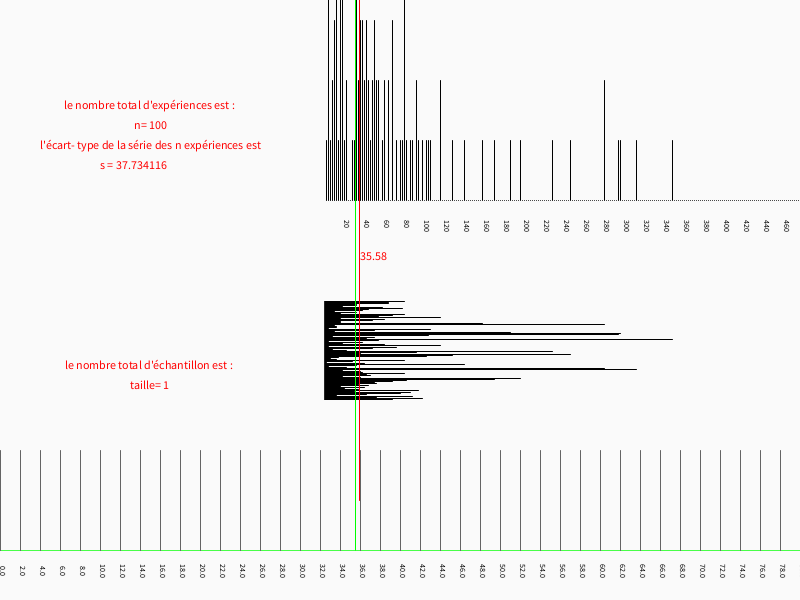
Frame 1 (no input)
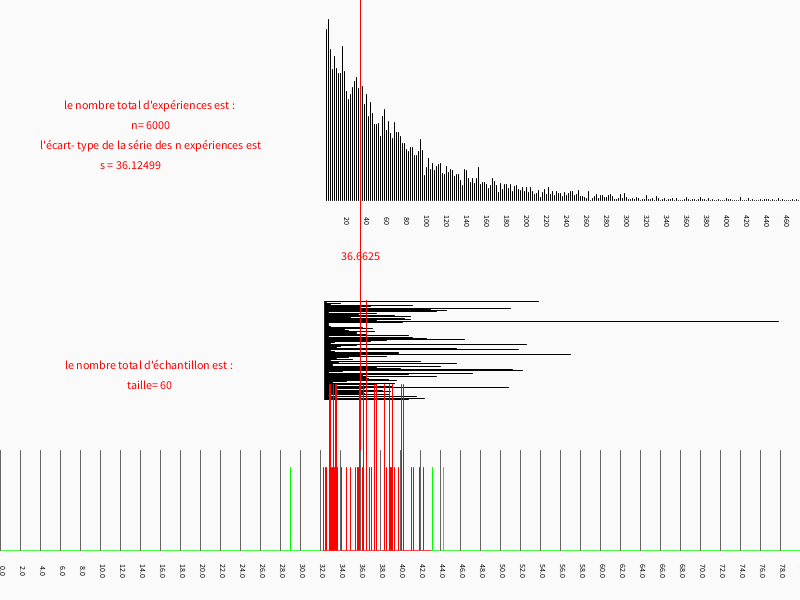
Frame 60 (the mouse pressed at the canvas centre just before this capture)
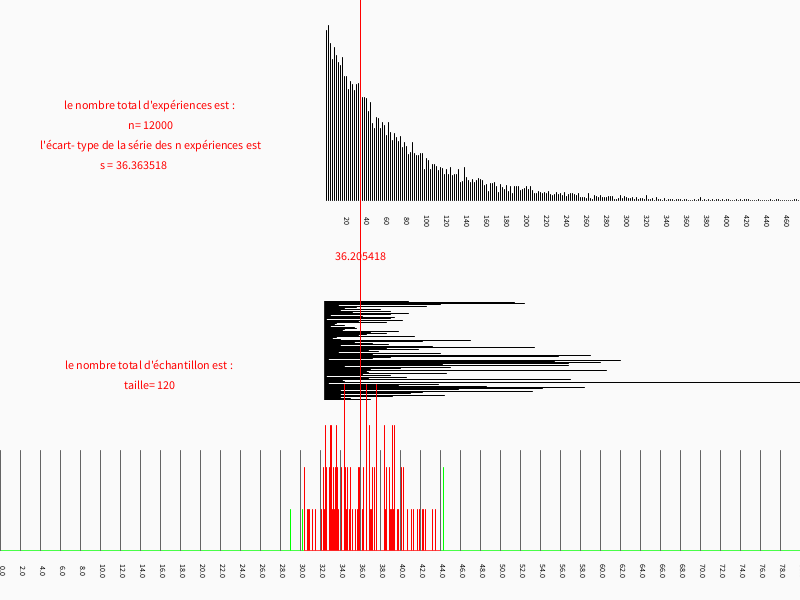
Frame 120 (the mouse held since frame 60 and released just before this capture)

The Processing sketch that drew these frames (run headless with seeded random() and noise(); from frame 60 on, the mouse is pressed at the canvas centre):

// Processing sketch: processing_64181
// ── processing_64181.pde


int [] liste=new int[500];
int [] sequence=new int[5000];
int n=0;
int m=100;
int taille;
int var=0;
int somme=0;
float moyenne;

void setup(){
  size(800,600);
    fill(0);
    textSize(8);
  frameRate(20);

}
  
void draw(){
   
   if (frameCount>2999){noLoop();}
     background(250);
     
    
       echantillon e=new echantillon(m);
       e.affiche();
       taille=taille+1;
       sequence[int(e.moy*10)]=sequence[int(e.moy*10)]+1;
       trace();
       hist();
       
  
}


void hist(){
   pushMatrix();
   translate(0,height-50);
   float f=0;
   for(int i=0;i<5000;i++){
     
     f=f+sequence[i];

     stroke(255,0,0);
     if (f*100.0/taille<2.5 || f*100.0/taille>97.5){stroke(0,255,0);}
    if (i%20==0){pushMatrix();translate(i,20);rotate(radians(90));text(str(i*0.1),0,0);popMatrix();stroke(100);line(i,0,i,-100);}
     line(i,0,i,-sequence[i]*5000/taille);
    
   }
    popMatrix();
  
  
}


void trace(){
        stroke(0);
       pushMatrix();
       translate(360-36,height/2-100);
       float f=0;
       for(int i=1;i<liste.length;i++){
         if (i%20==0){pushMatrix();translate(i,20);rotate(radians(90));text(str(i),0,0);popMatrix();}
         f=f+liste[i];
         line(2*i,0,2*i,-liste[i]*20*height/2/n);
       }
       stroke(255,0,0);
       fill(255,0,0);
       textSize(12);
    
       moyenne=somme*1.0/n;
       line(moyenne,height/2,moyenne,-height/2);
       text(str(moyenne),moyenne,60);
       
       popMatrix();
       
       textAlign(CENTER);
       text("le nombre total d'expériences est : ",0,100,300,80);
       text("n= "+str(n),0,120,300,100);
       text("l'écart- type de la série des n expériences est", 0,140,300,120);
       textAlign(LEFT);
       text("s = "+sqrt(var*1.0/n-moyenne*moyenne),100,160,300,140);
       text("la taille d'un échantillon est : m = "+str(m), 20,640,300,620);
       textAlign(CENTER);
       text("le nombre total d'échantillon est : ",0,360,300,380);
       text("taille= "+str(taille),0,380,300,300);
       stroke(0); 
       fill(0);
       textSize(8);
       
       
  
  
  
}

int  experience(){
  int i=0;
  int a=0;
  int b=0;
  int c=0;
  while (a+b+c!=7  ||  (a-b)*(b-c)*(a-c)==0){
                  a=int(random(1,7));
                  b=int(random(1,7));
                  c=int(random(1,7));
                  i=i+1;}
  return i;                
} 



class echantillon{
  
  int taille;
  int [] echant;
  int [] lis;
  int m;
  int v;
  float moy;
  float s;
  
  echantillon(int a){
   taille=a;
   echant=new int[a];
   lis=new int[500];
   v=0;
   initial(); 
   moy=m*1.0/taille;
   s=sqrt(v*1.0/taille-moy*moy);
  }
  
  void initial(){ 
    n=n+taille;
    for(int i=0;i<taille;i++){
      int u=experience();
      m=m+u;
      v=v+u*u;
      lis[u]=lis[u]+1;
      echant[i]=u;
      
      }
    for(int j=0;j<lis.length;j++){
      liste[j]=liste[j]+lis[j];
    
    }
    var=var+v;
    somme=somme+m;
  }
    
  void affiche(){
     pushMatrix();
     stroke(0);
     translate(360-36,height/2);
     for(int i=1;i<taille;i++){
      line(0,i,echant[i]*2,i); 
     }
     
     popMatrix();
     
   }
    
     
 
    
}  
